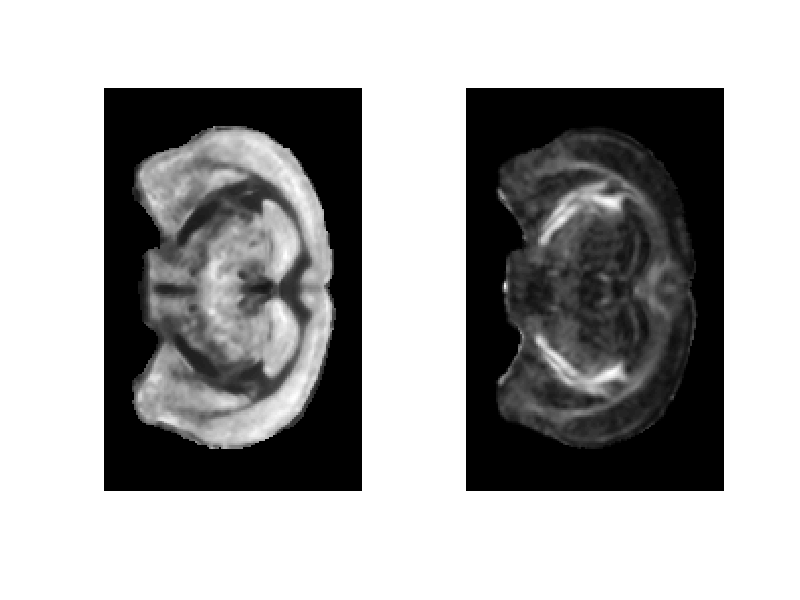

This figure's MATLAB source:
% Reconstuct slice/volume data from histology patches generated from MRH_testing.mlx.
%After running this demo, the result vitual histology will show up.

% -   - Zifei Liang (zifei.liang@nyumc.org)
% Using code please refer our work:
% Inferring Maps of Cellular Structures from MRI Signals using Deep Learning
% https://www.biorxiv.org/content/10.1101/2020.05.01.072561v1
clc; clear; close all;
%Load the predicted histology patches, one example from our work is saved under /Output
load YPred_auto.mat;
halfsize_input = 1;
stride = 1;
count=0;
[A,B,C,length]=size(YPred);
% The following hei and wid need to be modified by USERS according to their own data.
% In our work, the data matrix size is 200x128x280. We process slice by
% slice. Then one single slice hei = 200, wid = 128; 
hei = 200; wid = 128;
ns_data=zeros(hei,wid);fa_data = ns_data; %md_data=ns_data; %ref_data = ns_data;
%     label_data=ns_data;
% loop over the entire slices. x is row and y is column. fill pixel by
% pixel.
for x = 1+halfsize_input : stride : hei-halfsize_input
    for y = 1+halfsize_input :stride : wid-halfsize_input
        count=count+1;
        if count< length
            ns_data(x,y)=YPred(halfsize_input+1,halfsize_input+1,:,count);
            fa_data(x,y) = fa(halfsize_input+1,halfsize_input+1,:,count);
        else
        end
    end
end
% Mask out non-brain regions.
ns_data = ns_data.*double(logical(fa_data));
figure; subplot(1,2,1);imshow(ns_data,[]);subplot(1,2,2); imshow(fa_data,[]);